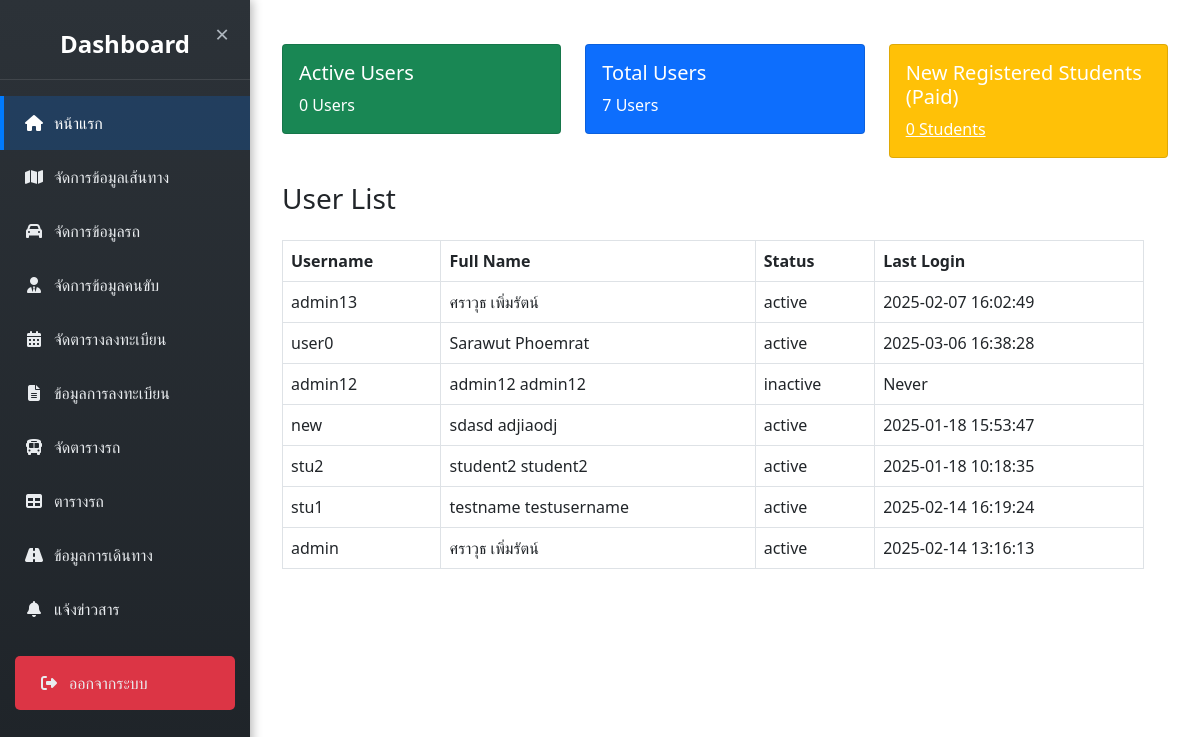
The app's page /admin/admin_dashboard.php, older data.
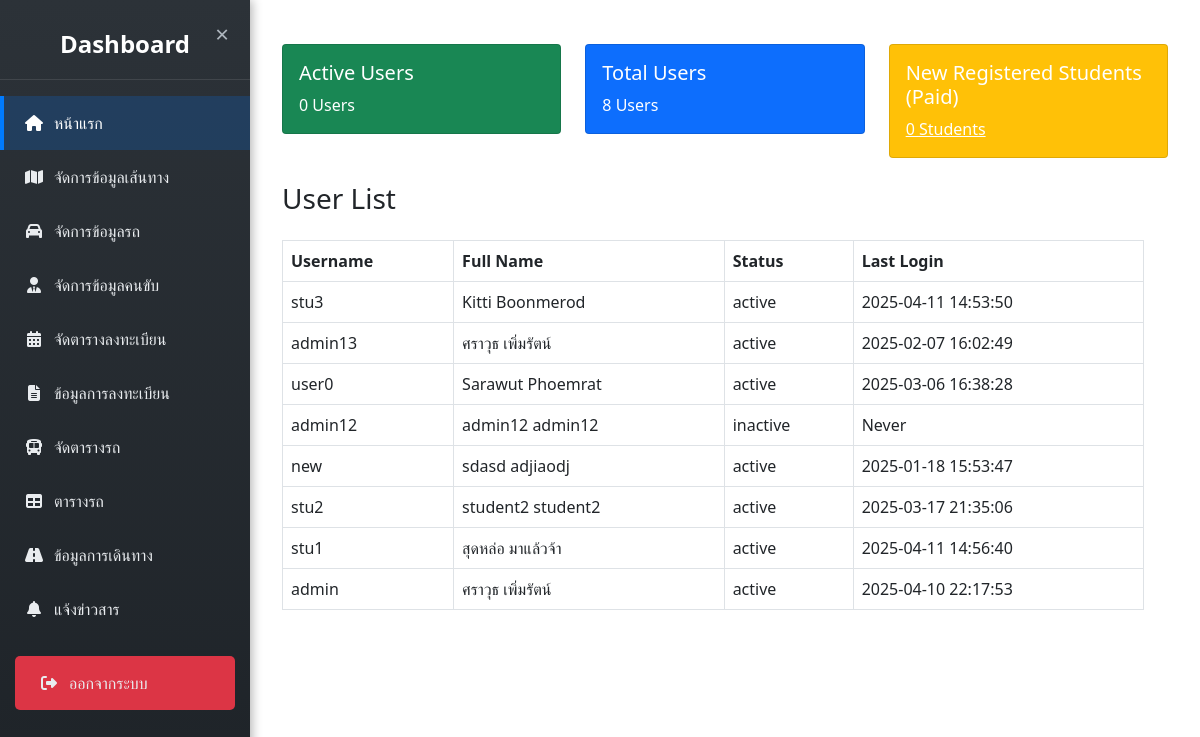
The same page, newer data.
### tables this page shows
CREATE TABLE `students` (
  `stu_ID` int(10) NOT NULL,
  `stu_username` varchar(255) NOT NULL,
  `stu_password` varchar(255) NOT NULL,
  `stu_year` varchar(4) NOT NULL,
  `stu_license` varchar(13) NOT NULL,
  `stu_name` varchar(255) NOT NULL,
  `stu_lastname` varchar(255) NOT NULL,
  `stu_tel` varchar(10) NOT NULL,
  `stu_faculty` varchar(255) NOT NULL,
  `stu_major` varchar(255) NOT NULL,
  `stu_status` enum('ขึ้นรถแล้ว','ลา','สาย','') DEFAULT NULL,
  `created_at` timestamp NOT NULL DEFAULT current_timestamp(),
  `last_login` datetime DEFAULT NULL,
  `login_status` varchar(20) DEFAULT 'inactive',
  `stu_img` varchar(255) DEFAULT NULL
);

### admin/admin_dashboard.php (the view, shortened to what this page needs)
<?php
require_once('config/condb.php');
function fetchSingleResult($conn, $query, $params = []) {
    try {
        $stmt = $conn->prepare($query);
        $stmt->execute($params);
        return $stmt->fetch(PDO::FETCH_ASSOC);
    } catch (PDOException $e) {
        $_SESSION['error'] = "เกิดข้อผิดพลาด: " . $e->getMessage();
        header("location: index.php");
        exit();
    }
}
$active_users = fetchSingleResult(
    $conn,
    "SELECT COUNT(*) AS active_users FROM students
     WHERE TIMESTAMPDIFF(SECOND, last_login, NOW()) < 1800
     AND stu_status = 'active'"
)['active_users'] ?? 0;
$total_users = fetchSingleResult(
    $conn,
    "SELECT COUNT(*) AS total_users FROM students"
)['total_users'] ?? 0;
$registered_paid_today = fetchSingleResult(
    $conn,
    "SELECT COUNT(*) AS registered_paid_today
     FROM transport_registration
     WHERE DATE(created_at) = CURDATE()
     AND payment_status = 'paid'"
)['registered_paid_today'] ?? 0;
try {
    $stmt_users = $conn->prepare("SELECT stu_username, login_status, last_login, stu_name, stu_lastname
                                   FROM students ORDER BY stu_ID DESC");
    $stmt_users->execute();
    $users = $stmt_users->fetchAll(PDO::FETCH_ASSOC);
} catch (PDOException $e) {
    $_SESSION['error'] = "เกิดข้อผิดพลาด: " . $e->getMessage();
    header("location: index.php");
    exit();
}
?>
<!DOCTYPE html>
<html lang="en">
<head>
    <link href="https://cdn.jsdelivr.net/npm/bootstrap@5.0.2/dist/css/bootstrap.min.css" rel="stylesheet">
    <link rel="stylesheet" href="style.css">
</head>
<body>
    <?php include('sidebar.php'); ?>
    <div class="content" id="content">
        <div class="container mt-4">
            <div class="row">
                <div class="col-lg-4 col-md-6 mb-4">
                    <div class="card bg-success text-white">
                        <div class="card-body">
                            <h5 class="card-title">Active Users</h5>
                            <p class="card-text"><?php echo $active_users; ?> Users</p>
                        </div>
                    </div>
                </div>
                <div class="col-lg-4 col-md-6 mb-4">
                    <div class="card bg-primary text-white">
                        <div class="card-body">
                            <h5 class="card-title">Total Users</h5>
                            <p class="card-text"><?php echo $total_users; ?> Users</p>
                        </div>
                    </div>
                </div>
                <div class="col-lg-4 col-md-6 mb-4">
                    <div class="card bg-warning text-white">
                        <div class="card-body">
                            <h5 class="card-title">New Registered Students (Paid)</h5>
                            <a href="enrollment.php" class="card-text text-white">
                                <?php echo $registered_paid_today; ?> Students
                            </a>
                        </div>
                    </div>
                </div>
            <div class="row">
                <div class="col-12">
                    <h3 class="mb-4">User List</h3>
                    <table class="table table-bordered">
                        <thead>
                            <tr>
                                <th scope="col">Username</th>
                                <th scope="col">Full Name</th>
                                <th scope="col">Status</th>
                                <th scope="col">Last Login</th>
                            </tr>
                        </thead>
                        <tbody>
                            <?php
                            foreach ($users as $user) {
                                echo "<tr>";
                                echo "<td>" . $user['stu_username'] . "</td>";
                                echo "<td>" . $user['stu_name'] . " " . $user['stu_lastname'] . "</td>";
                                echo "<td>" . $user['login_status'] . "</td>";
                                echo "<td>" . ($user['last_login'] ? $user['last_login'] : 'Never') . "</td>";
                                echo "</tr>";
                            }
                            ?>
                        </tbody>
                    </table>
                </div>
            </div>
        </div>
    </div>
</body>
</html>

Row changes from the older to the newer data that the page shows:
added students: stu_username "stu3", stu_name "Kitti", stu_lastname "Boonmerod", login_status "active", last_login "2025-04-11 14:53:50"
changed students "stu2": last_login "2025-01-18 10:18:35" → "2025-03-17 21:35:06"
changed students "stu1": stu_name "testname" → "สุดหล่อ"; stu_lastname "testusername" → "มาแล้วจ้า"; last_login "2025-02-14 16:19:24" → "2025-04-11 14:56:40"
changed students "admin": last_login "2025-02-14 13:16:13" → "2025-04-10 22:17:53"
Text that changed along with them:
$total_users: "7" → "8"
